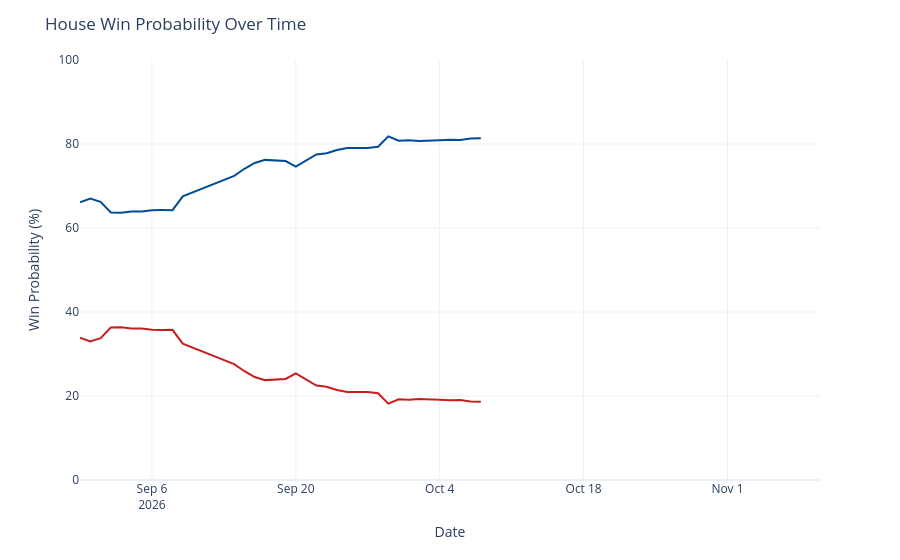

The notebook cell this image was saved under:
### Code cell
chance_over_time = output_ts[(output_ts['geo'] == 'US House') &
                             (output_ts['type'] == 'chance')]
chance_over_time['rep_chance'] = chance_over_time['y'].map(lambda x: 100 - x)
chance_over_time = chance_over_time.rename({'y': 'Democrats', 'rep_chance': 'Republicans'}, axis=1)
chance_time_ser = px.line(chance_over_time, x='date', y=['Democrats', 'Republicans'], template='plotly_white',
                         color_discrete_map={'Democrats': '#004b97', 'Republicans': '#c71e1d'},)
chance_time_ser.update_traces(hovertemplate="%{y:.1f}%")
chance_time_ser.update_layout(
    xaxis=dict(range=[pd.to_datetime('2026-08-30'), pd.to_datetime('2026-11-10')]),
    yaxis=dict(range=[0, 100]),
    xaxis_title='Date',
    yaxis_title='Win Probability (%)',
    title=dict(text="House Win Probability Over Time"),
    hovermode="x",
    showlegend=False
)
chance_time_ser

### Figure 1 — Plotly figure (JSON) as saved in the notebook; plotly's stock layout.template omitted (floating-point values rounded to 4 significant figures)
{"data": [{"hovertemplate": "%{y:.1f}%", "legendgroup": "Democrats", "line": {"color": "#004b97", "dash": "solid"}, "marker": {"symbol": "circle"}, "mode": "lines", "name": "Democrats", "orientation": "v", "showlegend": true, "type": "scatter", "x": ["2026-08-30", "2026-08-31", "2026-09-01", "2026-09-02", "2026-09-03", "2026-09-04", "2026-09-05", "2026-09-06", "2026-09-07", "2026-09-08", "2026-09-09", "2026-09-14", "2026-09-15", "2026-09-16", "2026-09-17", "2026-09-18", "2026-09-19", "2026-09-20", "2026-09-21", "2026-09-22", "2026-09-23", "2026-09-24", "2026-09-25", "2026-09-26", "2026-09-27", "2026-09-28", "2026-09-29", "2026-09-30", "2026-10-01", "2026-10-02", "2026-10-03", "2026-10-04", "2026-10-05", "2026-10-06", "2026-10-07", "2026-10-08"], "xaxis": "x", "y": [66.12, 67.02, 66.25, 63.69, 63.65, 63.91, 63.91, 64.23, 64.27, 64.25, 67.54, 72.39, 74.1, 75.49, 76.22, 76.08, 75.94, 74.59, 76.12, 77.51, 77.78, 78.58, 79.05, 79.05, 79.05, 79.34, 81.82, 80.78, 80.9, 80.69, 80.7, 80.88, 81.01, 80.94, 81.32, 81.39], "yaxis": "y"}, {"hovertemplate": "%{y:.1f}%", "legendgroup": "Republicans", "line": {"color": "#c71e1d", "dash": "solid"}, "marker": {"symbol": "circle"}, "mode": "lines", "name": "Republicans", "orientation": "v", "showlegend": true, "type": "scatter", "x": ["2026-08-30", "2026-08-31", "2026-09-01", "2026-09-02", "2026-09-03", "2026-09-04", "2026-09-05", "2026-09-06", "2026-09-07", "2026-09-08", "2026-09-09", "2026-09-14", "2026-09-15", "2026-09-16", "2026-09-17", "2026-09-18", "2026-09-19", "2026-09-20", "2026-09-21", "2026-09-22", "2026-09-23", "2026-09-24", "2026-09-25", "2026-09-26", "2026-09-27", "2026-09-28", "2026-09-29", "2026-09-30", "2026-10-01", "2026-10-02", "2026-10-03", "2026-10-04", "2026-10-05", "2026-10-06", "2026-10-07", "2026-10-08"], "xaxis": "x", "y": [33.88, 32.98, 33.75, 36.31, 36.35, 36.09, 36.09, 35.77, 35.73, 35.75, 32.46, 27.61, 25.9, 24.51, 23.78, 23.92, 24.06, 25.41, 23.88, 22.49, 22.22, 21.42, 20.95, 20.95, 20.95, 20.66, 18.18, 19.22, 19.1, 19.31, 19.3, 19.12, 18.99, 19.06, 18.68, 18.61], "yaxis": "y"}], "layout": {"hovermode": "x", "legend": {"title": {"text": "variable"}, "tracegroupgap": 0}, "margin": {"t": 60}, "showlegend": false, "title": {"text": "House Win Probability Over Time"}, "xaxis": {"anchor": "y", "domain": [0, 1], "range": ["2026-08-30T00:00:00", "2026-11-10T00:00:00"], "title": {"text": "Date"}}, "yaxis": {"anchor": "x", "domain": [0, 1], "range": [0, 100], "title": {"text": "Win Probability (%)"}}}}
